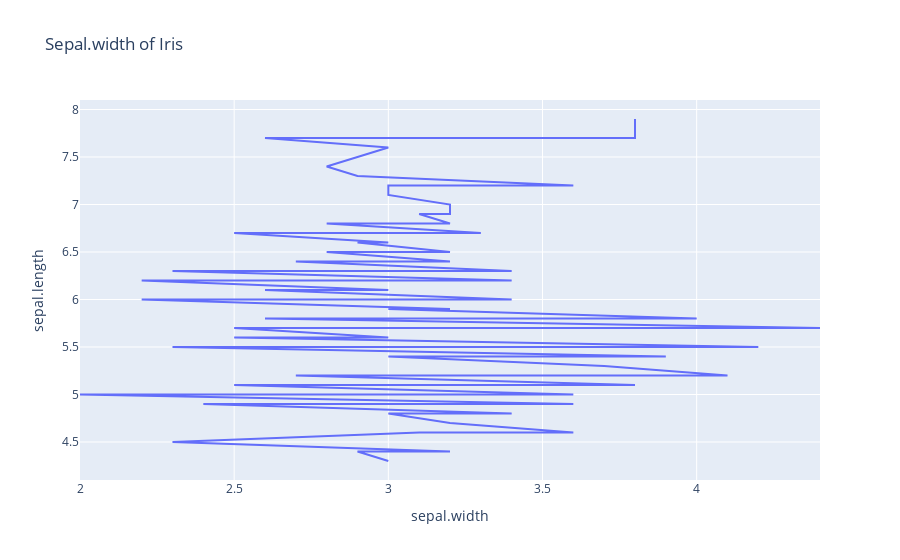

This figure's notebook cell:
### Code cell
fig= px.line(df_data, x='sepal.width', y='sepal.length', title= 'Sepal.width of Iris')
fig.show()

### Figure 1 — Plotly figure (JSON) as saved in the notebook; plotly's stock layout.template omitted (floating-point values rounded to 4 significant figures; data arrays with more than 128 entries replaced by an {"elided": "..."} marker saying what was removed)
{"data": [{"hovertemplate": "sepal.width=%{x}<br>sepal.length=%{y}<extra></extra>", "legendgroup": "", "line": {"color": "#636efa", "dash": "solid"}, "marker": {"symbol": "circle"}, "mode": "lines", "name": "", "orientation": "v", "showlegend": false, "type": "scatter", "x": {"elided": "150 float values"}, "xaxis": "x", "y": {"elided": "150 float values"}, "yaxis": "y"}], "layout": {"legend": {"tracegroupgap": 0}, "title": {"text": "Sepal.width of Iris"}, "xaxis": {"anchor": "y", "domain": [0, 1], "title": {"text": "sepal.width"}}, "yaxis": {"anchor": "x", "domain": [0, 1], "title": {"text": "sepal.length"}}}}
